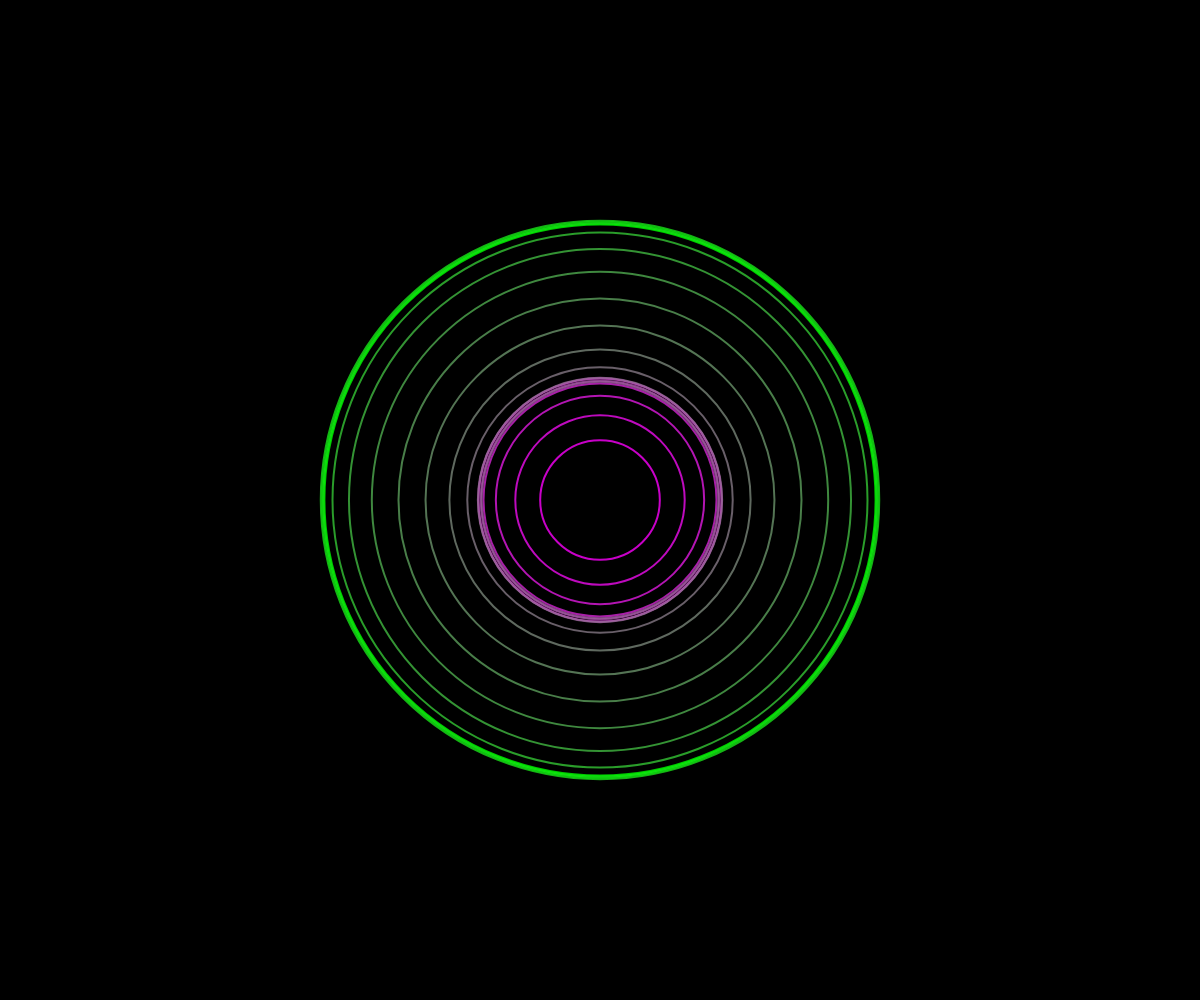
Frame 1 (no input)
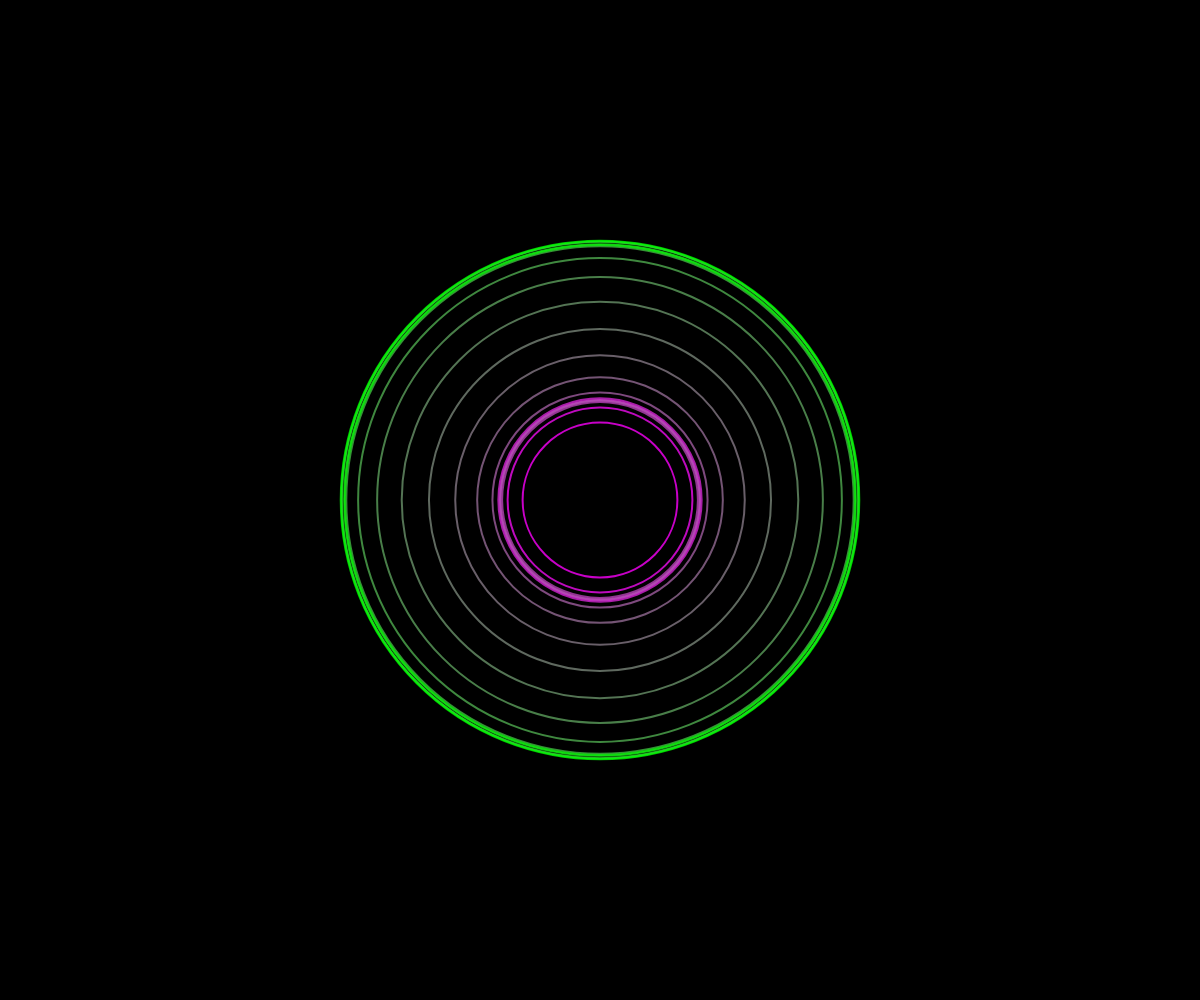
Frame 60 (no input)
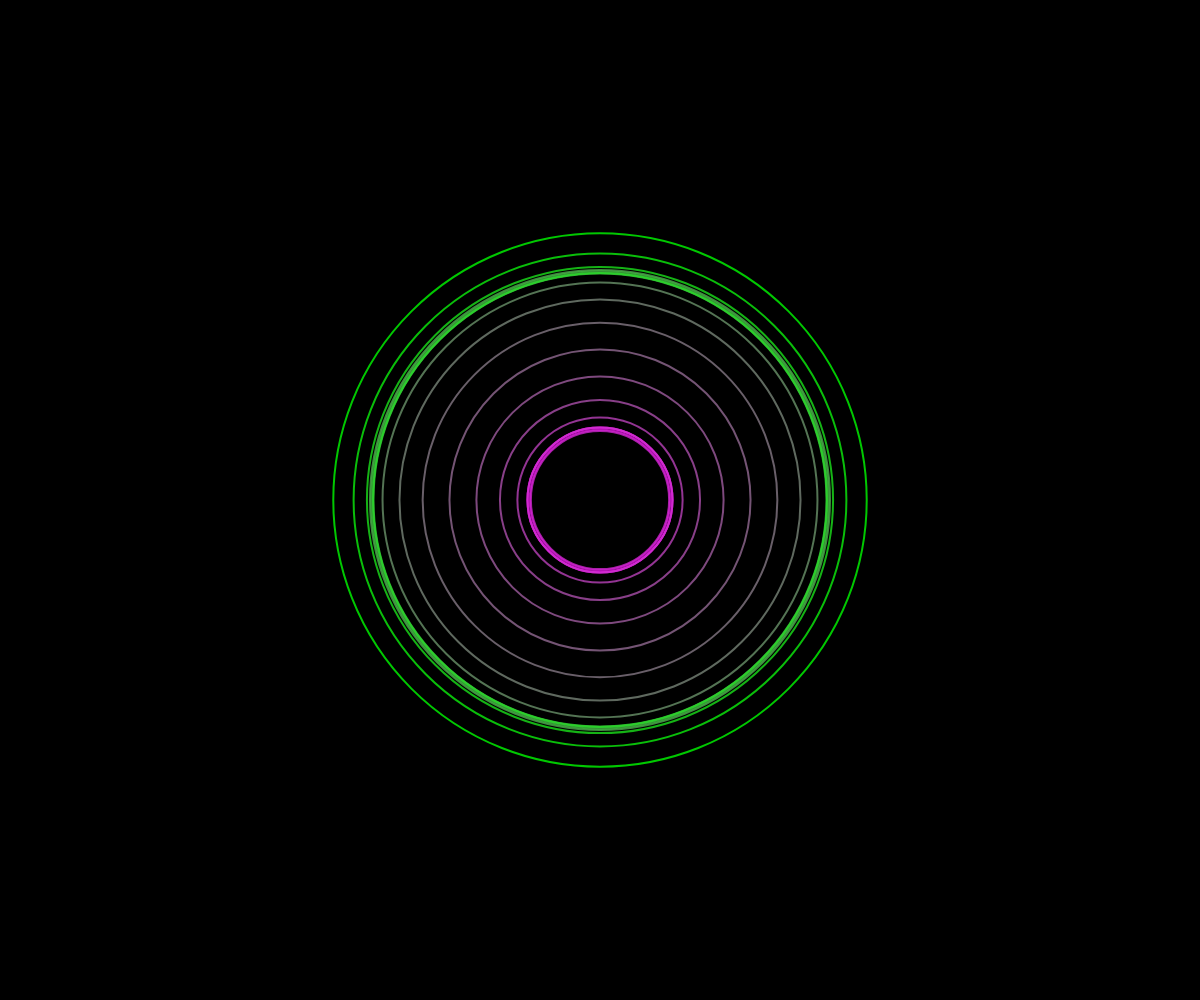
Frame 120 (the mouse pressed at the canvas centre since frame 60)

The p5.js sketch that drew these frames (run headless with seeded random() and noise() and a simulated clock; from frame 60 on, the mouse is pressed at the canvas centre):

// p5.js sketch
// ── sketch.js
let rings = [];
const numRings = 20;
const baseRadius = 50;
const maxRadius = 300;
const oscillationSpeed = 0.02;

function setup() {
  createCanvas(windowWidth, windowHeight);
  // Initialize rings with different properties
  for (let i = 0; i < numRings; i++) {
    rings.push({
      radius: baseRadius + i * (maxRadius - baseRadius) / numRings,
      phase: i * 0.5, // Different phase for each ring
      color: color(
        map(i, 0, numRings - 1, 255, 0),
        map(i, 0, numRings - 1, 0, 255),
        map(i, 0, numRings - 1, 255, 0),
        200
      )
    });
  }
}

function draw() {
  background(0);
  // Center of canvas
  const cx = width / 2;
  const cy = height / 2;

  // Draw each ring with oscillating radius
  for (let i = 0; i < rings.length; i++) {
    const ring = rings[i];
    const time = millis() * oscillationSpeed;
    const oscillation = sin(time + ring.phase) * 30;
    const currentRadius = ring.radius + oscillation;

    // Draw the ring
    noFill();
    stroke(ring.color);
    strokeWeight(2);
    ellipse(cx, cy, currentRadius * 2, currentRadius * 2);
  }
}

function windowResized() {
  resizeCanvas(windowWidth, windowHeight);
}
